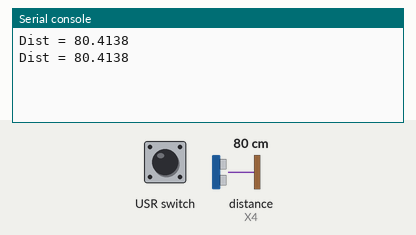
This program was run on a simulated pyboard running MicroPython. On the bench: the last lines printed to the serial console. The test bench sets the inputs (shaded band); at power-on: distance to the obstacle (sensor on X4) 80 cm. The echo pulse lasts 58.3 µs per cm.

Above: at 1.2 s.
1.3 s: distance to the obstacle (sensor on X4) set to 2 cm
At 2.6 s:
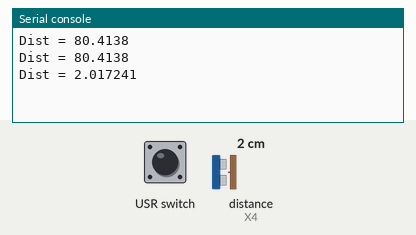
2.8 s: distance to the obstacle (sensor on X4) set to 4 cm
At 3.5 s:
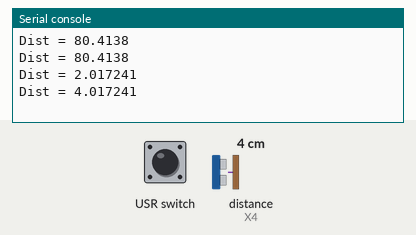
Timing chart, 0 to 5.8 s (numbered marks = the images above; inputs shaded):
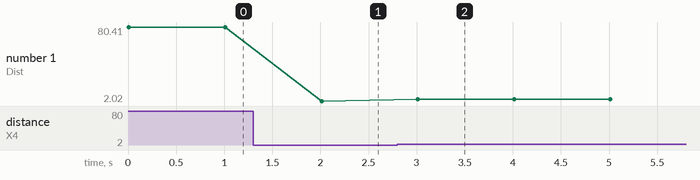

Measured:
- after the input at 1.3 s, the serial console: prints a new line after 0.71 s (image 1)
- after the input at 2.8 s, the serial console: prints a new line after 0.21 s (image 2)
- plotted number 1: 80.41 → 2.02 after the input at 1.3 s, 2.02 → 4.02 after the input at 2.8 s

The program:

pyboard_example.py
```python
import pyb
import time
import ultrasonic


switch = pyb.Switch()
sensor = ultrasonic.Ultrasonic(pyb.Pin.board.X3, pyb.Pin.board.X4)


while not switch.value():
    try:
        dist = sensor.distance_in_cm()
        print("Dist = {}".format(dist))

    except ultrasonic.MeasurementTimeout as e:
        print("{}".format(e))

    time.sleep(1)
```

ultrasonic.py
```python
# (licence header left out)
from time import sleep_us
from machine import Pin, time_pulse_us


class MeasurementTimeout(Exception):
    def __init__(self, timeout):
        super().__init__("Measurement timeout, exceeded {} us".format(timeout))


class Ultrasonic(object):
    def __init__(self, trigger_pin, echo_pin, timeout_us=30000):
        # WARNING: Don't use PA4-X5 or PA5-X6 as echo pin without a 1k resistor

        # Default timeout is a bit more than the HC-SR04 max distance (400 cm):
        # 400 cm * 29 us/cm (speed of sound ~340 m/s) * 2 (round-trip)

        self.timeout = timeout_us

        # Init trigger pin (out)
        self.trigger = Pin(trigger_pin, mode=Pin.OUT, pull=None)
        self.trigger.off()

        # Init echo pin (in)
        self.echo = Pin(echo_pin, mode=Pin.IN, pull=None)

    def distance_in_inches(self):
        return (self.distance_in_cm() * 0.3937)

    def distance_in_cm(self):
        # Send a 10us pulse
        self.trigger.on()
        sleep_us(10)
        self.trigger.off()

        # Wait for the pulse and calc its duration
        time_pulse = time_pulse_us(self.echo, 1, self.timeout)

        if time_pulse < 0:
            raise MeasurementTimeout(self.timeout)

        # Divide the duration of the pulse by 2 (round-trip) and then divide it
        # by 29 us/cm (speed of sound = ~340 m/s)
        return (time_pulse / 2) / 29
```
